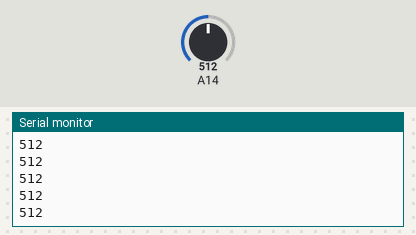
Bench run of a sketch on a simulated Arduino Mega 2560, built with avr-gcc and run on an emulated ATmega2560. Parts: the last lines printed to the serial monitor. The test bench sets the inputs (shaded band); at power-on: A14 = 512.

Above: at 1.2 s.
1.3 s: A14 set to 716
At 1.31 s:
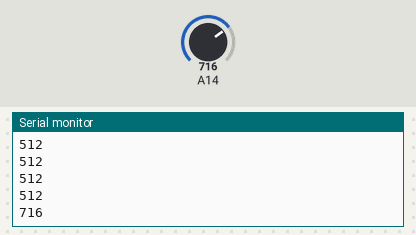
2.8 s: A14 set to 900
At 2.81 s:
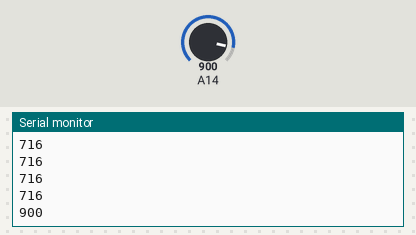
Timing chart, 0 to 5.8 s (numbered marks = the images above; inputs shaded):
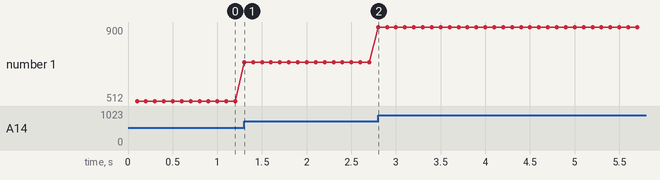

The sketch:

distanceSensor.ino
```cpp
int distance = 0;
unsigned long sensorDelay = 0;
int motor1PWM = 39; // P2.6
int motor1Phase = 40; // P2.7
int motor2PWM = 34; //P2.3
int motor2Phase = 38; //P2.4
int AnalogValue[5] = {0, 0, 0, 0, 0};
int AnalogPin[5] = {23, 24, 25, 26, 28};
int distanceSensor = 30;

void readDistance() {
  if (millis() >= sensorDelay + 100) {
    sensorDelay += 100;
    distance = analogRead(distanceSensor);
    Serial.println(distance);
  }

}
void setup() {
  // put your setup code here, to run once:
  Serial.begin(9600);

}

void loop() {
  // put your main code here, to run repeatedly:
  readDistance();
}
```

Measured:
- after the input at 1.3 s, the serial monitor: prints a new line at once (image 1)
- after the input at 2.8 s, the serial monitor: prints a new line at once (image 2)
- plotted number 1: 512 → 716 after the input at 1.3 s, 716 → 900 after the input at 2.8 s
